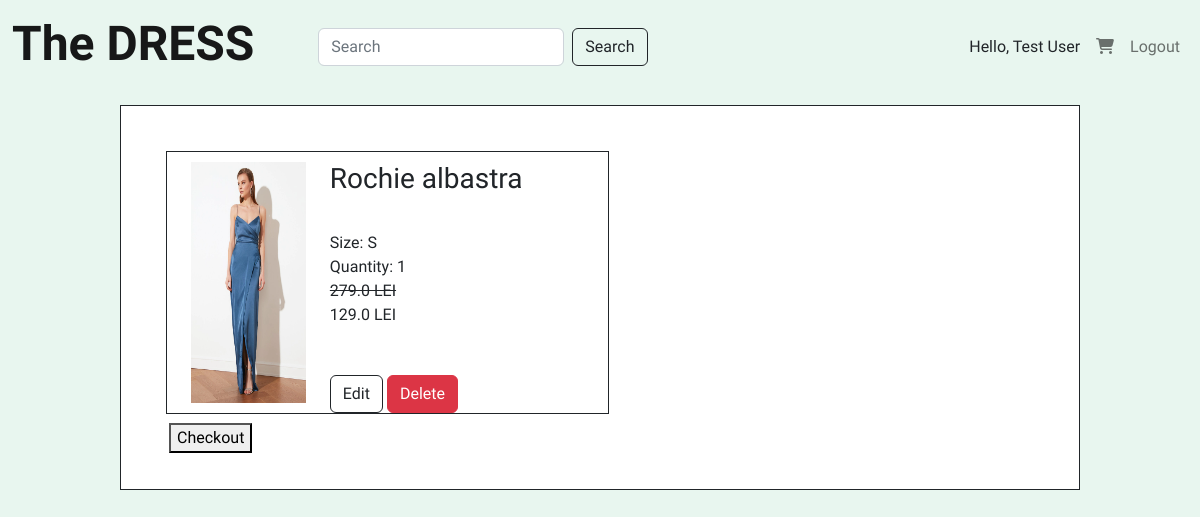
/shoping-cart (signed in), run on the app's committed database.
### main.py (models this page shows)
class User(UserMixin, db.Model):
    __tablename__ = "users"
    id = db.Column(db.Integer, primary_key=True)
    name = db.Column(db.String(30), nullable=False)
    surname = db.Column(db.String(30), nullable=False)
    email = db.Column(db.String(30), unique=True, nullable=False)
    pass_hash = db.Column(db.String(50), nullable=False)
    admin = db.Column(db.Boolean, default=False)
    order = relationship("UserOrder", back_populates="user", uselist=False)

class OrderLine(db.Model):
    __tablename__ = "orderlines"
    id = db.Column(db.Integer, primary_key=True)
    size = db.Column(db.String(2), nullable=False)
    quantity = db.Column(db.Integer, nullable=False, default=1)
    item_id = db.Column(db.Integer, db.ForeignKey("items.id"))
    item = relationship("Item", back_populates="orderline")
    order_id = db.Column(db.Integer, db.ForeignKey("user_orders.id"))
    order = relationship("UserOrder", back_populates="orderlines")

class Images(db.Model):
    __tablename__ = "images"
    id = db.Column(db.Integer, primary_key=True)
    main_image = db.Column(db.String(30))
    image1 = db.Column(db.String(30), default="")
    image2 = db.Column(db.String(30), default="")
    image3 = db.Column(db.String(30), default="")
    item_id = db.Column(db.Integer, db.ForeignKey("items.id"))
    item = relationship("Item", back_populates="images", uselist=False)

class Item(db.Model):
    __tablename__ = "items"
    id = db.Column(db.Integer, primary_key=True)
    name = db.Column(db.String(30), unique=True, nullable=False)
    price = db.Column(db.Float, nullable=False)
    sale_price = db.Column(db.Float)
    description = db.Column(db.String(300), nullable=False)
    stripe_product = db.Column(db.String(30), nullable=False)
    stripe_price = db.Column(db.String(30), nullable=False)
    size = relationship("Size", back_populates="item", uselist=False)
    images = relationship("Images", back_populates="item", uselist=False)
    orderline = relationship("OrderLine", back_populates="item")

### main.py (the view)
@app.route('/shoping-cart')
def shoping_cart():
    print(User.query.get(current_user.get_id()).surname)
    order_id = UserOrder.query.filter_by(user_id=current_user.get_id()).first().id
    order_lines = OrderLine.query.filter_by(order_id=order_id).all()
    return render_template("shoping-cart.html", order_lines=order_lines)

### main.py (called while the page is built)
@login_manager.user_loader
def load_user(user_id):
    return User.query.get(user_id)

### templates/shoping-cart.html (shortened to what this page needs)
{% extends "base.html" %}
{% block contents %}
    <div class="main-container">
        <div class="row">
            {% for order_line in order_lines %}
                <div class="order-line col-md-6 row">
                    <div class="col-4">
                        <img src="{{ url_for('static', filename=order_line.item.images.main_image) }}" alt="">
                    </div>
                    <div class="info-container col-8">
                        <h3> {{ order_line.item.name }}</h3>
                        <p>Size: {{ order_line.size.upper() }}</p>
                        <p>Quantity: {{ order_line.quantity }}</p>
                        {%  if order_line.item.sale_price == None  %}
                        <p class="price-tag">{{ order_line.item.price }} LEI</p>
                    {% else %}
                        <p class="price-tag"><s>{{ order_line.item.price }} LEI</s></p>
                        <p class="price-tag sale">{{ order_line.item.sale_price }} LEI</p>
                    {% endif %}
                        <div class="buttons mt-5">
                            <a href="{{ url_for('edit_from_cart', order_line_id=order_line.id) }}"><button type="button" class="btn btn-outline-dark">Edit</button></a>
                            <a href="{{ url_for('delete_from_cart', order_line_id=order_line.id) }}"><button type="button" class="btn btn-danger">Delete</button></a>
                        </div>
                    </div>
                </div>
            {% endfor %}
        <form action="/create-checkout-session" method="POST">
            <button type="submit" id="checkout-button">Checkout</button>
        </form>
        </div>
    </div>
{% endblock %}

### templates/base.html (shortened to what this page needs)
<!DOCTYPE html>
<html lang="en">
<head>
    <link href="https://cdn.jsdelivr.net/npm/bootstrap@5.2.0/dist/css/bootstrap.min.css" rel="stylesheet">
    <link rel="stylesheet" href="{{ url_for('static', filename='css/styles.css') }}">
</head>
<body>
        <section id="navbar">
            <nav class="navbar navbar-expand-lg bg-light">
                <div class="container-fluid">
                    <a class="navbar-brand" href="{{ url_for('index') }}">The DRESS</a>
                    <div class="collapse navbar-collapse" id="navbarSupportedContent">
                        <form class="d-flex me-auto ms-5" role="search">
                            <input class="form-control me-2" type="search" placeholder="Search" aria-label="Search">
                            <button class="btn btn-outline-dark" type="submit">Search</button>
                        </form>
                        <ul class="navbar-nav mb-2 mb-lg-0">
                            {% if current_user.is_authenticated %}
                            <li class="nav-item">
                                <p class="greeting">Hello, {{ current_user.name }}</p>
                            </li>
                            <li class="nav-item">
                                <a class="nav-link" href="{{ url_for('shoping_cart') }}"><i class="fa-solid fa-cart-shopping"></i></a>
                            </li>
                            <li class="nav-item">
                                <a class="nav-link" href="{{ url_for('logout') }}">Logout</a>
                            </li>
                            {% endif %}
                        </ul>
                    </div>
                </div>
            </nav>
        </section>
        <section id="body">
            {% block contents %}
            {% endblock %}
        </section>
</body>
</html>

### static/css/styles.css (style rules this page uses)
body { background-color: #E8F6EF; font-family: 'Albert Sans', sans-serif; font-weight: 100; }
p { margin: 0; }
h3 { margin-bottom: 10%; }
.row { margin: 0; }
#navbar .navbar-brand { font-family: 'Cardo', serif; font-size: 3rem; font-weight: 700; padding-top: 0; margin-top: 0; }
.navbar { background-color: #E8F6EF !important; }
.greeting { padding: 8px; }
img { width: 100%; height: 100%; }
.main-container { background-color: white; margin: 1% 10%; padding: 3%; border: 1px solid; }
.order-line { margin: 1%; }
.order-line img { padding: 10px 0; }
.order-line { border: 1px solid; }
.order-line h3 { padding: 10px 0; }

### data on the page
User: name "Test User"
OrderLine: main_image (picture), item.name "Rochie albastra", size "S", quantity "1", item.price "279.0", item.sale_price "129.0"
